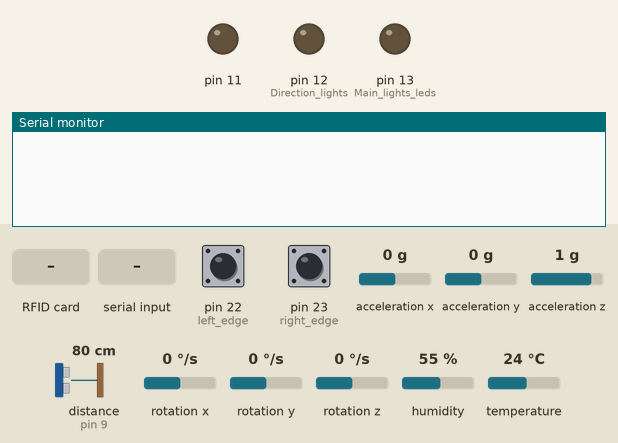
The sketch below on a simulated Arduino Mega 2560, built for the host (arithmetic inside an expression is 32-bit, double 64-bit). On the bench: output pins drawn as LEDs (lit = HIGH), the last lines printed to the serial monitor. Inputs (shaded band) come from the test bench; at power-on: pin 22 (left_edge) LOW, pin 23 (right_edge) LOW, acceleration x 0 g, acceleration y 0 g, acceleration z 1 g, distance to the obstacle (sensor on pin 9) 80 cm, rotation x 0 °/s, rotation y 0 °/s, rotation z 0 °/s, humidity 55 %, temperature 24 °C. The echo pulse lasts 58.3 µs per cm; the local clock reads 2024-03-15 10:24:30 at power-on unless the sketch sets it.

Above: at 3.2 s.
3.3 s: RFID card 5E 7A 19 C4 held to the reader
At 3.9 s:
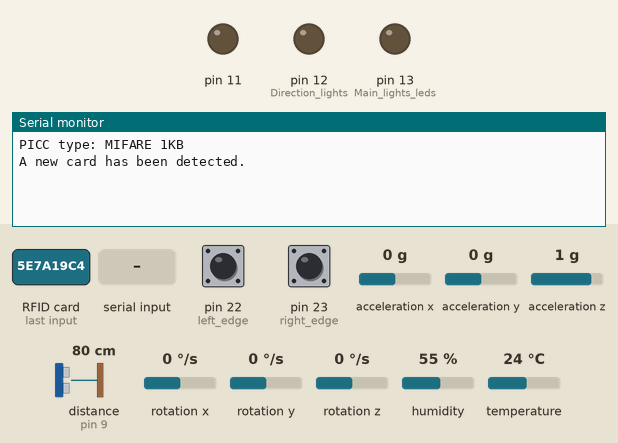
4.8 s: "1\n" received over the second serial link
At 6.0 s:
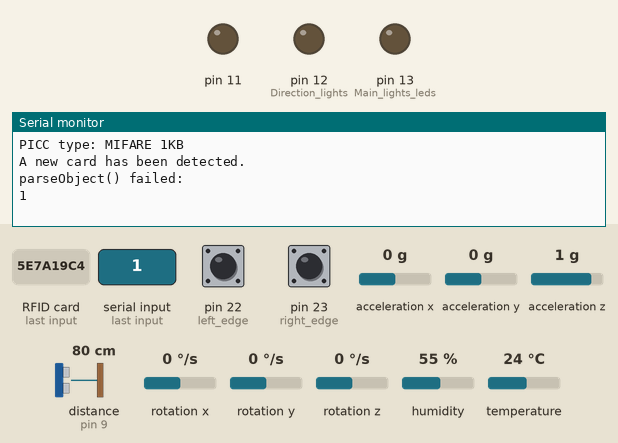

The sketch:

Ralli_Vempain_arduinoMega2560.ino
```cpp
// (licence header left out)
// Temperature & Humidity sensor DHT11 lib & setup
// Adafruit version, https://github.com/adafruit/DHT-sensor-library
// Json description: https://github.com/jraivio/IoT-Ralli-Vempain/wiki
#include "DHT.h"
#define DHTPIN  2       // 2 digital pin
#define DHTTYPE DHT11
DHT dht(DHTPIN, DHTTYPE);

// I2C library
#include <Wire.h>
// RTC library by adafruit https://github.com/adafruit/RTClib
#include "RTClib.h"
RTC_DS1307 RTC;
String TimeStr ="";

// Multitasking functions by Arduino millis
// Initialization to enable multithreading features by using millis() functions
// Sensor update interval
unsigned long previousMillis = 0;       // will store last time sensor updated
// the follow variables is a long because the time, measured in miliseconds,
// will quickly become a bigger number than can be stored in an int.
const long interval = 500;            // Sensor data sending interval

// Json parser lib Copyright Benoit Blanchon 2014-2016, MIT License
// https://github.com/bblanchon/ArduinoJson
// Json description: https://github.com/jraivio/IoT-Ralli-Vempain/wiki
#include <ArduinoJson.h>
const char* command;
// Serial data handling, global variables
String inputString = "";         // a string to hold incoming data
boolean stringComplete = false;  // whether the string is complete
char inChar; // a char to handle incoming data

// RFID tag reader (NFC) MFRC522
/* ------------------------------------
  * RFID Card reader MFRC522 library by Miguel Balboa https://github.com/miguelbalboa/rfid
  * Signal      MFRC522      Mega 2560
  *             Pin          Pin       ´
  * -------------------------------------
  * RST/Reset   RST          49
  * SPI SS      SDA(SS)      53
  * SPI MOSI    MOSI         51
  * SPI MISO    MISO         50
  * SPI SCK     SCK          52
*/
#include <SPI.h> // Arduino default SPI library
#include <MFRC522.h>
#define RST_PIN   49     // Configurable, see typical pin layout above (valk)
#define SS_PIN    53    // Configurable, see typical pin layout above (vihr)
MFRC522 rfid(SS_PIN, RST_PIN); // Instance of the class
MFRC522::MIFARE_Key key;
// Init array that will store new NUID
byte nuidPICC[3];

/*
 * Gyroscope + accelerometer MPU-6050 library for Arduino by Jeff Rowberg
 * https://github.com/jrowberg/i2cdevlib
 *
 */
#include <I2Cdev.h>
#include <MPU6050.h>

// Arduino Wire library is required if I2Cdev I2CDEV_ARDUINO_WIRE implementation
// is used in I2Cdev.h
#if I2CDEV_IMPLEMENTATION == I2CDEV_ARDUINO_WIRE
    #include "Wire.h"
#endif

// We use I2C address 0x69 as the default (0x68) is used by RTC
// Due to this AD0 pin must be pulled high
MPU6050 accelgyro(0x69);

// Global variables to store the values
int16_t ax, ay, az;
int16_t gx, gy, gz;

// Ultrasonic HC-SR04 library for Arduino by J.Rodrigo https://github.com/JRodrigoTech/Ultrasonic-HC-SR04
// Json description: https://github.com/jraivio/IoT-Ralli-Vempain/wiki
// Max distance 51 cm
#include <Ultrasonic.h>
#define TRIG_PIN 10     // Configurable Arduino pins for HC-SR04 Trig PIN
#define ECHO_PIN 9  // Configurable Arduino pins for HC-SR04 Echo pins
Ultrasonic ultrasonic(TRIG_PIN,ECHO_PIN);

// Edge sensor pinouts
#define right_edge 23 // Right sensor
#define left_edge 22 // Left sensor

// Motor driver Setup
// Pins L298N -> Mega board
int enA = 8;
int in1 = 4;
int in2 = 5;
int in3 = 6;
int in4 = 7;
int enB = 3;
boolean motor_active = false;
// for motor delay
unsigned long mStartMillis = 0;      // will store last time motor delay update
int course; // direction
int mspeed; // motor speed
int mdelay; // motor delay
// millis for sensor reading interval while moving, delay 500 ms
boolean sensor_moving = false;
int sensor_moving_reports = 500;
unsigned long sensor_moving_previousMillis = 0;      // will store last time light delay update
// light blinking
boolean pin13_blinking = false;
boolean pin12_blinking = false;
boolean pin11_blinking = false;
int pin13_delay;
int pin12_delay;
int pin11_delay;
unsigned long pin13_previousMillis = 0;      // will store last time light delay update
unsigned long pin12_previousMillis = 0;      // will store last time light delay update
unsigned long pin11_previousMillis = 0;      // will store last time light delay update

void JsonReportSensorDHT() {

  // DHT functions
  // Reading temperature or humidity takes about 250 milliseconds!
  float h = dht.readHumidity();  float t = dht.readTemperature();
  // Read temperature as Fahrenheit (isFahrenheit = true)
    float f = dht.readTemperature(true);
    // Compute heat index in Fahrenheit (the default)
    float hif = dht.computeHeatIndex(f, h);
    // Compute heat index in Celsius (isFahreheit = false)
    float hic = dht.computeHeatIndex(t, h, false);
    // Check if any reads failed and exit early (to try again).
    if (isnan(h) || isnan(t) || isnan(f)) {
        // Debugging
        //Serial.println("Failed to read from DHT sensor!");
        return;
    }
    // Create Json for sensor print out
    StaticJsonBuffer<512> jsonOutBuffer;   // 514 B
    String rootJson = ""; String arrayJson = "";
    JsonObject& root = jsonOutBuffer.createObject();
    root["sensor"] = "temp_hum"; root["time"] =  TimeStr; JsonArray& array = jsonOutBuffer.createArray();
    array.add(t); array.add(h);
    // Print to Serial
    root.printTo(rootJson); array.printTo(arrayJson); String JointJson = rootJson + ":" + arrayJson + "}";
    Serial1.println(JointJson);
    return;
}

void JsonReportSensorDistance(){

  StaticJsonBuffer<512> jsonOutBuffer;   // 514 B
  String rootJson = ""; String arrayJson = "";
  JsonObject& root = jsonOutBuffer.createObject();
  root["sensor"] = "distance"; root["time"] =  TimeStr; JsonArray& array = jsonOutBuffer.createArray();
  array.add(ultrasonic.Ranging(CM)); // CM or INC
    // Debugging
    //Serial.print(ultrasonic.Ranging(CM)); // CM or INC
    //Serial.println(" cm" );
  root.printTo(rootJson); array.printTo(arrayJson); String JointJson = rootJson + ":" + arrayJson + "}";
    // Debugging
    //Serial.println("json string for edge:" + JointJson);
  Serial1.println(JointJson);
  return;
}
/*
 *   Read accelerometer and gyroscope raw values and send them
 *   to ESP
 *
 */
void JsonReportSensorAccAndGyro(){
  // read raw accel/gyro measurements from device
  accelgyro.getMotion6(&ax, &ay, &az, &gx, &gy, &gz);

  // Construct json
  StaticJsonBuffer<512> jsonOutBuffer;   // 514 B
  String rootJson = "";
  String arrayJson = "";
  JsonObject& root = jsonOutBuffer.createObject();

  root["sensor"] = "acc_gyro";
  root["time"] =  TimeStr;
  JsonArray& array = jsonOutBuffer.createArray();
  array.add( ax );
  array.add( ay );
  array.add( az );
  array.add( gx );
  array.add( gy );
  array.add( gz );

  root.printTo(rootJson);
  array.printTo(arrayJson);
  String JointJson = rootJson + ":" + arrayJson + "}";
  // Debuggung
  //Serial.println("json string for edge:" + JointJson);
  Serial1.println(JointJson); // Sending to ESP
}

void JsonReportSensorEdge() {
   StaticJsonBuffer<512> jsonOutBuffer;   // 514 B
  String rootJson = ""; String arrayJson = "";
  JsonObject& root = jsonOutBuffer.createObject();
  root["sensor"] = "edge";
  root["time"] =  TimeStr;
  JsonArray& array = jsonOutBuffer.createArray();
  array.add( digitalRead(left_edge) );
  array.add( digitalRead(right_edge) );

  root.printTo(rootJson); array.printTo(arrayJson); String JointJson = rootJson + ":" + arrayJson + "}";
  // Debuggung
  //Serial.println("json string for edge:" + JointJson);
  Serial1.println(JointJson);
  return;
}
void JsonReportSensorRFID() {
  if ( ! rfid.PICC_ReadCardSerial())
    return;
  Serial.print(F("PICC type: "));
  MFRC522::PICC_Type piccType = rfid.PICC_GetType(rfid.uid.sak);
  Serial.println(rfid.PICC_GetTypeName(piccType));
  // Check is the PICC of Classic MIFARE type
  if (piccType != MFRC522::PICC_TYPE_MIFARE_MINI &&
    piccType != MFRC522::PICC_TYPE_MIFARE_1K &&
    piccType != MFRC522::PICC_TYPE_MIFARE_4K) {
    Serial.println(F("Your tag is not of type MIFARE Classic."));
    return;
  }
  if (rfid.uid.uidByte[0] != nuidPICC[0] ||
    rfid.uid.uidByte[1] != nuidPICC[1] ||
    rfid.uid.uidByte[2] != nuidPICC[2] ||
    rfid.uid.uidByte[3] != nuidPICC[3] ) {
    Serial.println(F("A new card has been detected."));
    // Define Json for sensor print out
    StaticJsonBuffer<512> jsonOutBuffer;   // 514 B
    String rootJson = "";
    String arrayJson = "";
    JsonObject& root = jsonOutBuffer.createObject();
    root["sensor"] = "rfid";
    JsonArray& array = jsonOutBuffer.createArray();
    // Store NUID into nuidPICC array
    for (byte i = 0; i < 4; i++) {
      nuidPICC[i] = rfid.uid.uidByte[i];
      }
    //Serial.println(F("The NUID tag is:"));
    //Serial.print(F("In dec: "));
    byte *buffer = rfid.uid.uidByte;
    byte bufferSize = rfid.uid.size;
    String NUID = "";
    for (byte i = 0; i < bufferSize; i++) {
      //Serial.print(buffer[i] < 0x10 ? " 0" : " ");
      //Serial.print(buffer[i], DEC);
      NUID = String(NUID + String(buffer[i], DEC));
      }
    array.add(NUID);
    // Print json string to Serial1
    root.printTo(rootJson);
    array.printTo(arrayJson);
    String JointJson = rootJson + ":" + arrayJson + "}";
    //Serial.println("json string for rfid:" + JointJson);
    Serial1.println(JointJson);
    }
  else Serial.println(F("Card read previously."));
  rfid.PICC_HaltA(); // Halt PICC
  rfid.PCD_StopCrypto1(); // Stop encryption on PCD
  return;
}

void driveMotors()
{
    // this function will run the motors across the range of possible speeds
    // note that maximum speed is determined by the motor itself and the operating voltage
    // the PWM values sent by analogWrite() are fractions of the maximum speed possible by your hardware
      // Drive Forward
      if (course == 1) {
        digitalWrite(in1, HIGH); digitalWrite(in2, LOW); digitalWrite(in3, HIGH); digitalWrite(in4, LOW);
        analogWrite(enA, mspeed); analogWrite(enB, mspeed);
      }
      // Drive Backward
      else if (course == 2 ) {
        digitalWrite(in1, LOW); digitalWrite(in2, HIGH); digitalWrite(in3, LOW); digitalWrite(in4, HIGH);
        analogWrite(enA, mspeed); analogWrite(enB, mspeed);
      }
      // Turn Right, direction forward
      else if (course == 3 ) {
        digitalWrite(in1, LOW); digitalWrite(in2, LOW); digitalWrite(in3, HIGH); digitalWrite(in4, LOW);
        analogWrite(enA, mspeed); analogWrite(enB, mspeed);
      }
      // Turn Left, direction forward
      else if (course == 4 ) {
        digitalWrite(in1, HIGH); digitalWrite(in2, LOW); digitalWrite(in3, LOW); digitalWrite(in4, LOW);
        analogWrite(enA, mspeed); analogWrite(enB, mspeed);
      }
      // Stop
      else if (course == 0) {
        // now turn off motors
        digitalWrite(in1, LOW); digitalWrite(in2, LOW); digitalWrite(in3, LOW); digitalWrite(in4, LOW);
      }
}

void stopMotors() {
      // now turn off motors
    // clean up & return
    digitalWrite(in1, LOW); digitalWrite(in2, LOW); digitalWrite(in3, LOW); digitalWrite(in4, LOW);
    course = NULL;
    mspeed = NULL;
    mdelay = NULL;
    motor_active = false;
    // return;
}
/*
  SerialEvent occurs whenever a new data comes in the
 hardware serial RX.  This routine is run between each
 time loop() runs, so using delay inside loop can delay
 response.  Multiple bytes of data may be available.
 */
void serialEvent1() {
  while (Serial1.available()> 0) {
    inChar = (char)Serial1.read(); // get the new byte:
    inputString += inChar; // add it to the inputString:
    // if the incoming character is a newline, set a flag
    // so the main loop can do something about it:
    if (inChar == '\n') {
        stringComplete = true;
    }
  }
}
void HandleIncomingJson() {
    StaticJsonBuffer<512> jsonInBuffer;
    const char *JsonChar = inputString.c_str(); // 1 KB
    JsonObject& root = jsonInBuffer.parseObject(JsonChar);
    int pin;
    int value;
    int ldelay;

    // Verify Json
    if (JsonChar!=NULL && !root.success()) {
      Serial.println("parseObject() failed: ");
      Serial.println(JsonChar);
    }
    else {
        // Led pins 13-11
        command = root["command"];
        pin = root["data"][0];
        value = root["data"][1];
        ldelay = root["data"][2];
        course = root["mdata"][0];
        mspeed = root["mdata"][1];
        mdelay = root["mdata"][2];
    if (command="lights") {
    // Lights on, not blinking
      if (value == 1 && (ldelay == 0 || ldelay == NULL)){
        digitalWrite(pin, HIGH);
        if (pin == 13) { pin13_blinking = false; }
        if (pin == 12) { pin12_blinking = false; }
        if (pin == 11) { pin11_blinking = false; }
      }
      // blinking lights
        else if (value == 1 && (!ldelay == 0 || !ldelay == NULL)){
          if (pin == 13) { pin13_blinking = true; pin13_delay = ldelay;}
          if (pin == 12) { pin12_blinking = true; pin12_delay = ldelay;}
          if (pin == 11) { pin11_blinking = true; pin11_delay = ldelay;}
        }
        // Lights off
        else if (value == 0 ){
          digitalWrite(pin, LOW);
          if (pin == 13) { pin13_blinking = false; }
            if (pin == 12) { pin12_blinking = false; }
            if (pin == 11) { pin11_blinking = false; }
          }
        }
    if (command ="drive") {motor_active = true; mStartMillis = millis();}
    }
  // returning the default state of serialEvent1()
  stringComplete = false;
  // clean json incoming data buffers
  pin = NULL; value = NULL; ldelay = NULL;
  inputString="";
  inChar = NULL; JsonChar = NULL;
  return;
}

void readTime() {

    DateTime now = RTC.now();
    String Year = String(now.year(), DEC);
    String Month = String(now.month(), DEC);
    String Day = String(now.day(), DEC);
    String Hour = String(now.hour(), DEC);
    String Minutes = String(now.minute(), DEC);
    String Seconds = String(now.second(), DEC);
    TimeStr = Year + "/" + Month + "/" + Day + ":" + Hour + ":" + Minutes + ":" + Seconds;
    // Debugging
    // Serial.print(TimeStr);
    // Serial.println();
}

void setup() {
    // initialize both serial ports:
    Serial.begin(9600); // Debugging
    delay(1000);
    Serial1.begin(115200); // Serial for esp8266
    delay(1000);
    Wire.begin(); // start I2C & RTC
    RTC.begin();
    if (! RTC.isrunning()) {
      Serial.println("RTC is NOT running!");
      // following line sets the RTC to the date & time this sketch was compiled
      //RTC.adjust(DateTime(__DATE__, __TIME__));
    }
    // initialize digital pin 13-11 as an output (for LEDs)
    pinMode(13, OUTPUT); // Main lights leds
    pinMode(12, OUTPUT); // Direction lights
    pinMode(11, OUTPUT);
    // Egde sensor input pins
    pinMode(right_edge,INPUT); // Right sensor
    pinMode(left_edge,INPUT); // Left sensor
    inputString.reserve(256); // reserve 256 bytes for the inputString:
    dht.begin(); // Init DHT
    accelgyro.initialize(); //  ACC & Gyro initialization
    // RFID setup
    SPI.begin(); // Init SPI bus
    rfid.PCD_Init(); // Init MFRC522
    for (byte i = 0; i < 6; i++) { key.keyByte[i] = 0xFF; } // RFID byte handling
    // HC-SR04 distance sensor setup (TBD, currently fixed VCC/GND)
    //pinMode(4, OUTPUT); // VCC pin
    //pinMode(7, OUTPUT); // GND ping
    //digitalWrite(4, HIGH); // VCC +5V mode
    //digitalWrite(7, LOW);  // GND mode
}
void loop() {
    // update interval
    unsigned long currentMillis = millis();
    // DHT Sensor reporting
    if (currentMillis - previousMillis >= interval) {
      // save the last time of sensor reporting
      readTime();
      previousMillis = currentMillis;
      JsonReportSensorDHT();
      if (motor_active == false) {
       JsonReportSensorDistance();
       JsonReportSensorEdge();
       JsonReportSensorAccAndGyro();
      } // slow down reporting frequency in static cases
    }
    if (motor_active == true) { // speed up reporting frequency in case of moving
      currentMillis = millis();
      if (currentMillis - mStartMillis >= sensor_moving_reports ) {
        readTime();
        JsonReportSensorDistance();
        JsonReportSensorEdge();
        JsonReportSensorAccAndGyro();
      }
    }
    // Look for new RFID cards
    if ( rfid.PICC_IsNewCardPresent()) { JsonReportSensorRFID(); }
    // Handling incoming Json from serial port
    // JSon serial read, print the string when a newline arrives:
    serialEvent1(); if (stringComplete == true) { HandleIncomingJson();}

    // Light blinking
    if ( pin13_blinking == true){
      currentMillis = millis();
      if ( currentMillis - pin13_previousMillis >= pin13_delay ) {
          pin13_previousMillis = currentMillis;
          if (digitalRead(13) == LOW) { digitalWrite(13, HIGH);
          } else { digitalWrite(13, LOW); }
        }
    }
    if ( pin12_blinking == true){
      currentMillis = millis();
      if (currentMillis - pin12_previousMillis >= pin12_delay) {
        pin12_previousMillis = currentMillis;
        if (digitalRead(12) == LOW) {
          digitalWrite(12, HIGH);
        } else {
          digitalWrite(12, LOW); }
        }
    }
    if ( pin11_blinking == true){
      currentMillis = millis();
      if ( currentMillis - pin11_previousMillis >= pin11_delay) {
        pin11_previousMillis = currentMillis;
        if (digitalRead(11) == LOW) {
          digitalWrite(11, HIGH);
        } else {
          digitalWrite(11, LOW); }
        }
    }
    // Drive motors
    if (motor_active == true ) {
       currentMillis = millis();
       driveMotors();
       if (currentMillis - mStartMillis >= mdelay) {
        stopMotors(); }
    }
 }
```

Measured:
- after the input at 3.3 s, the serial monitor: prints a new line at once (image 1)
- after the input at 4.8 s, the serial monitor: prints a new line at once (image 2)
